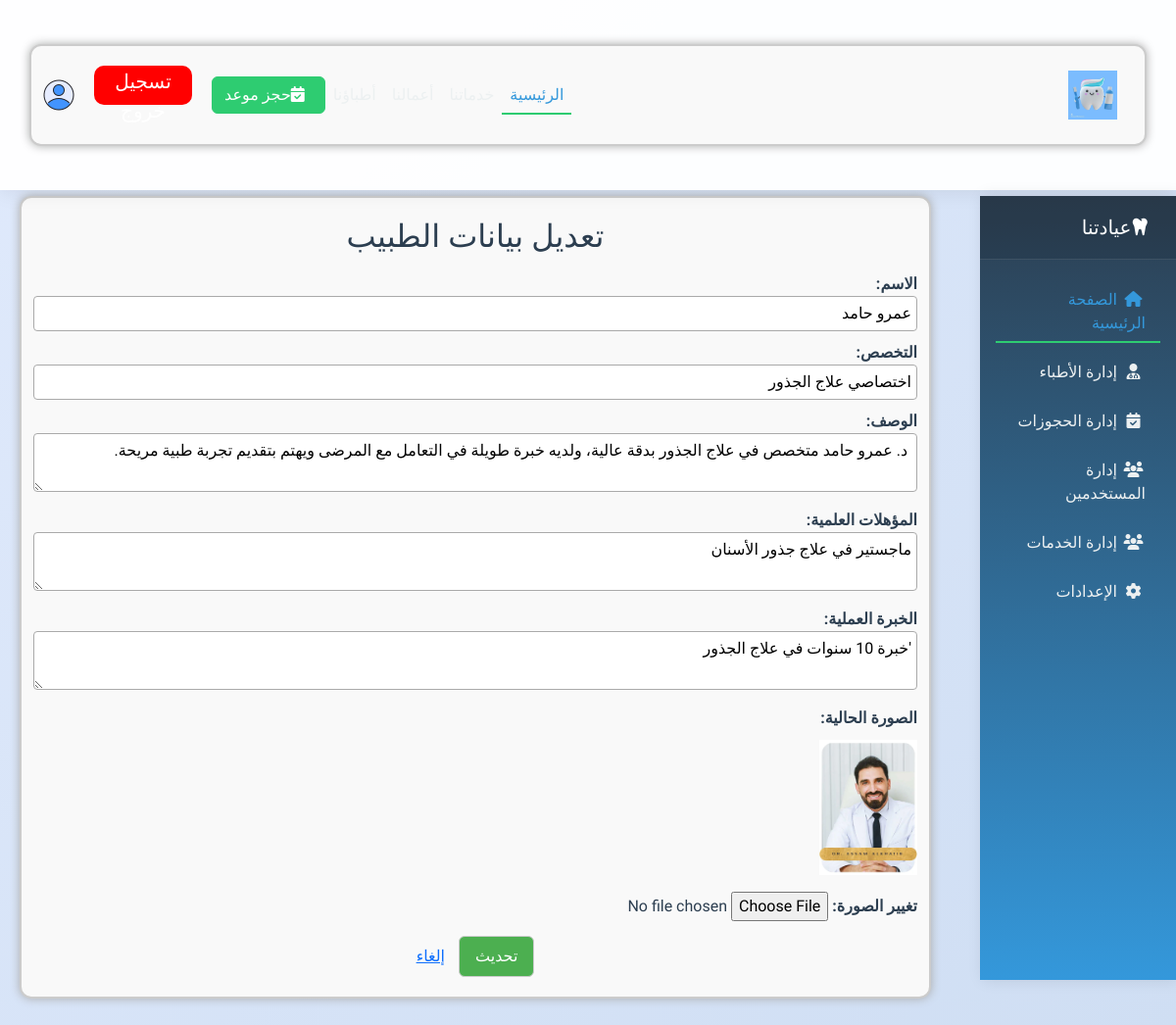
/admin/edit_doctor.php?id=5, run on the app's committed database.
### tables this page shows
CREATE TABLE `doctors` (
  `id` int(11) NOT NULL,
  `name` varchar(100) NOT NULL,
  `Upload_path` varchar(255) NOT NULL,
  `specialty` varchar(100) NOT NULL,
  `description` text DEFAULT NULL,
  `education` text DEFAULT NULL,
  `experience` text DEFAULT NULL
);

### admin/edit_doctor.php (the view, shortened to what this page needs)
<?php
$conn = new mysqli("localhost:3307", "root", "", "php");
$id = intval($_GET['id']);
$result = $conn->query("SELECT * FROM doctors WHERE id=$id");
$row = $result->fetch_assoc();
?>
<!DOCTYPE html>
<html lang="ar" dir="rtl">
<head>
    <link rel="stylesheet" href="../css/DoMan.css">
    <?php include("../include/Header.php"); ?>
    <?php include("Sidebar.php"); ?>
</head>
<body style="margin-right:250px;margin-left:20px;margin-top:200px">
<div class="container">
    <h2>تعديل بيانات الطبيب</h2>
    <form method="POST" action="update_doctor.php" enctype="multipart/form-data">
        <div class="form-section">
            <div class="form-left">
                <label>الاسم:</label>
                <input type="text" name="name" value="<?= htmlspecialchars($row['name']) ?>" required><br>
                <label>التخصص:</label>
                <input type="text" name="specialty" value="<?= htmlspecialchars($row['specialty']) ?>" required><br>
                <label>الوصف:</label>
                <textarea name="description"><?= htmlspecialchars($row['description']) ?></textarea><br>
                <label>المؤهلات العلمية:</label>
                <textarea name="education"><?= htmlspecialchars($row['education']) ?></textarea><br>
                <label>الخبرة العملية:</label>
                <textarea name="experience"><?= htmlspecialchars($row['experience']) ?></textarea><br>
                <label>الصورة الحالية:</label>
                <?php if($row['Upload_path']): ?>
                    <img src="../<?= htmlspecialchars($row['Upload_path']) ?>" width="100" style="display:block; margin:10px 0;">
                <?php endif; ?>
                <label>تغيير الصورة:</label>
                <input type="file" name="image" accept="image/*"><br>
                <div class="buttons">
                    <input type="submit" class="save" value="تحديث">
                    <a href="doctor_form.php" class="cancel">إلغاء</a>
                </div>
            </div>
        </div>
    </form>
</div>
</body>
</html>

### Css/DoMan.css (style rules this page uses)
body { font-family: 'Tahoma', sans-serif; background: linear-gradient(to bottom right, #e0eafc, #cfdef3); }
.container { width: 900px; margin: 30px auto; background-color: #f9f9f9; border: 2px solid #ccc; border-radius: 12px; padding: 20px; box-shadow: 0 0 10px #aaa; }
h2 { text-align: center; color: #333; }
.form-section { display: flex; gap: 20px; }
.form-left { flex: 1; }
label { display: block; margin-top: 10px; font-weight: bold; }
input[type="text"], textarea, select { width: 100%; padding: 5px; border: 1px solid #aaa; border-radius: 4px; }
textarea { height: 60px; }
.buttons { text-align: center; margin-top: 15px; }
.buttons input { padding: 8px 16px; margin-left: 10px; border: none; border-radius: 4px; cursor: pointer; }
.buttons input.save { background-color: #4CAF50; border: 1px solid #ccc; padding: 8px 16px; border-radius: 6px; cursor: pointer; color: white; }

### Css/index.css (style rules this page uses)
:root { --primary-light: #5dade2; --primary-main: #3498db; --primary-dark: #2874a6; --dental-green: #2ecc71; --dental-blue: #2980b9; --dental-gold: #f1c40f; --white: #ffffff; --light-gray: #f8f9fa; --dark-gray: #2c3e50; --text-color: #2c3e50; --transition-base: all 0.4s cubic-bezier(0.645, 0.045, 0.355, 1); }
body { font-family: 'Tajawal', sans-serif; background-color: var(--light-gray); color: var(--text-color); overflow-x: hidden; }

### Css/dashboard.css (style rules this page uses)
:root { --primary-color: #3498db; --secondary-color: #2ecc71; --warning-color: #f39c12; --danger-color: #e74c3c; --dark-color: #2c3e50; --light-color: #ecf0f1; --bg-color: #f8f9fa; --text-color: #2c3e50; --card-bg: #ffffff; }
body { font-family: 'Tajawal', sans-serif; background-color: var(--bg-color); color: var(--text-color); min-height: 100vh; transition: all 0.3s; }

### data on the page
doctors: name "عمرو حامد", specialty "اختصاصي علاج الجذور", description "د. عمرو حامد متخصص في علاج الجذور بدقة عالية، ولديه خبرة طويلة في التعامل مع المرضى ويهتم بتقديم تجربة طبية مريحة.", education "ماجستير في علاج جذور الأسنان", experience "'خبرة 10 سنوات في علاج الجذور", Upload_path (picture)
